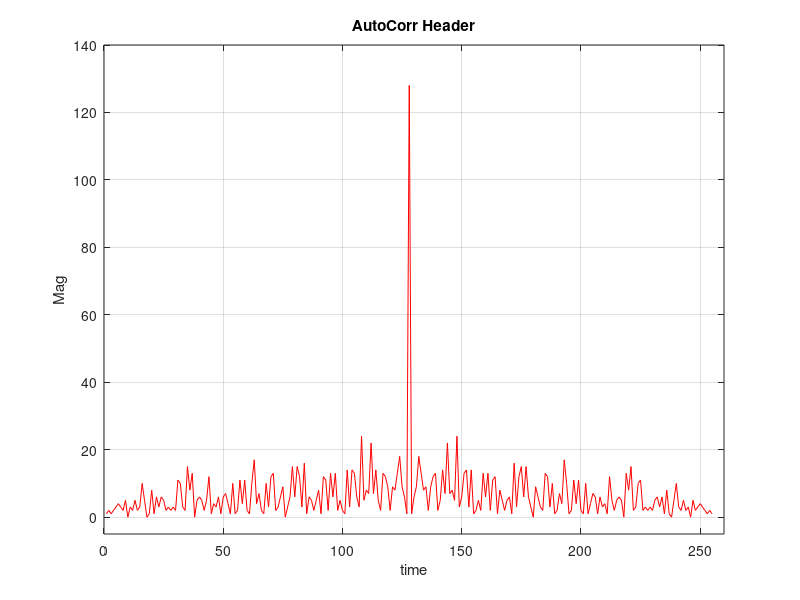
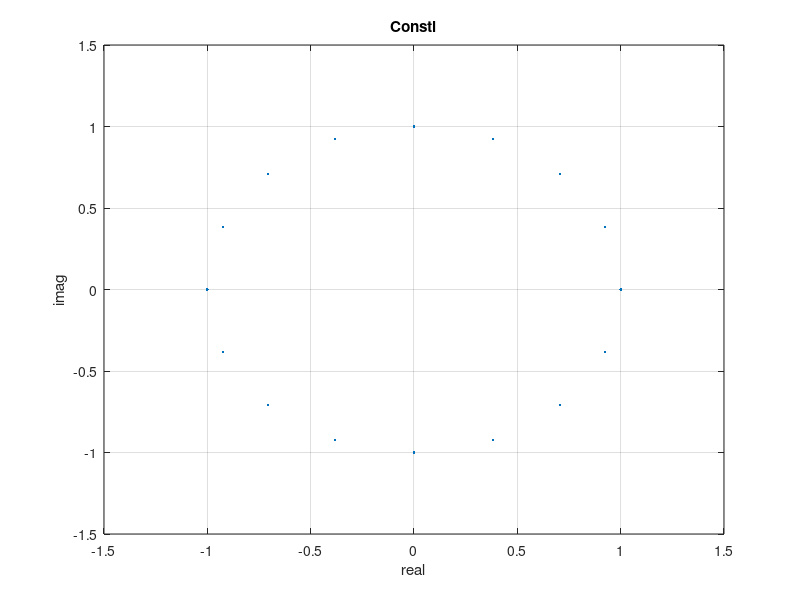

Write the MATLAB code that produced these figures, in order.
%% Exp 2
% Teacher : MS_Jafari
% Author: [SeyedAli] - [SeyedHosseini]
% E-mail: [alishosseini79@aut.ac.ir] 
%Student-Number : [9723042]
% University: Amirkabir University of Technology
%%
clc;
close all;
clear;
%% Initialization
Rs = 1e4;

SPS = 8;
alpha = 0.2;
Span = 10;
%% part 1
M = 16;
N = 1e3; 
D1 = randi([0,M-1 ],1,N);
clc;
% D = D - 1 ;
D = pskmod(D1,M);

H = [0,1,1,1,0,1,0,0,1,1,1,0,1,1,0,0,1,1,0,0,0,...
    0,1,1,1,0,0,1,1,1,0,1,1,0,0,0,1,1,0,1,0,1,0,0,1....
    ,0,0,0,0,1,1,0,0,1,1,0,0,0,0,0,1,0,1,0,0,1,1,1,....
    0,0,0,0,1,1,0,1,1,0,1,1,1,1,1,1,1,1,0,0,1,0,1....
    ,0,0,0,0,0,0,0,1,0,0,0,1,1,0,1,1,1,0,1,1,1,0,1....
    ,0,1,0,1,0,0,1,1,1,0,1,0,1,0];

hh = numel(H);
%% Plotting
clc;
figure(1)
plot(abs(xcorr((-1).^H)),"r")
grid on;
ylabel("Mag")
xlabel("time")
title("AutoCorr Header")
axis([0 260 -5 140])

%% Pilot
Ds = D/(std(D));
clc;
P = (1 + i)/(sqrt(2));
pp=20;
pilot = repmat(P,1,pp);
header = (-1).^H;

%% Frame
clc;
f1 = [pilot Ds];
f11 = repmat(f1,1,2);
f22 = [header Ds];
frame = [f22 f11]; %frame 
L = length(frame);
%% Scatter Plot
clc;
% figure(2)
scatterplot(frame)
grid on;
ylabel("imag")
xlabel("real")
title("Constl")
% axis([0 260 -5 140])

